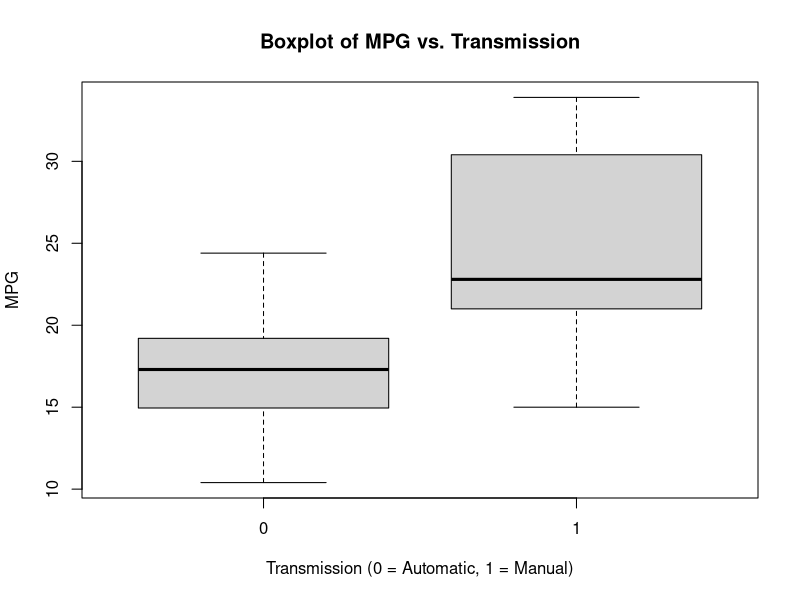
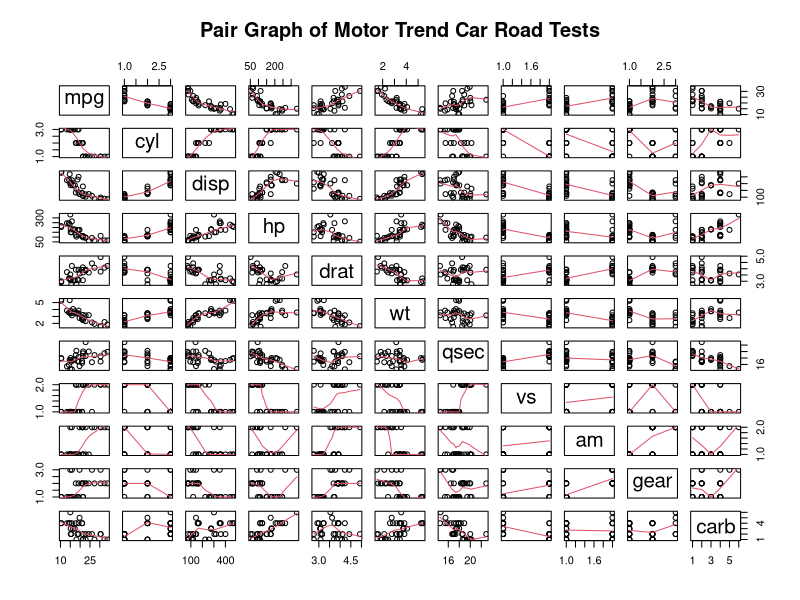
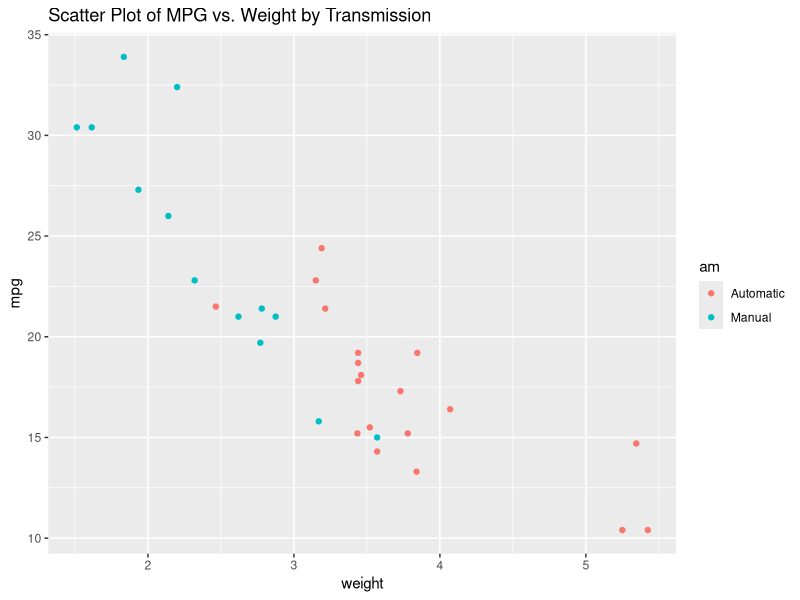
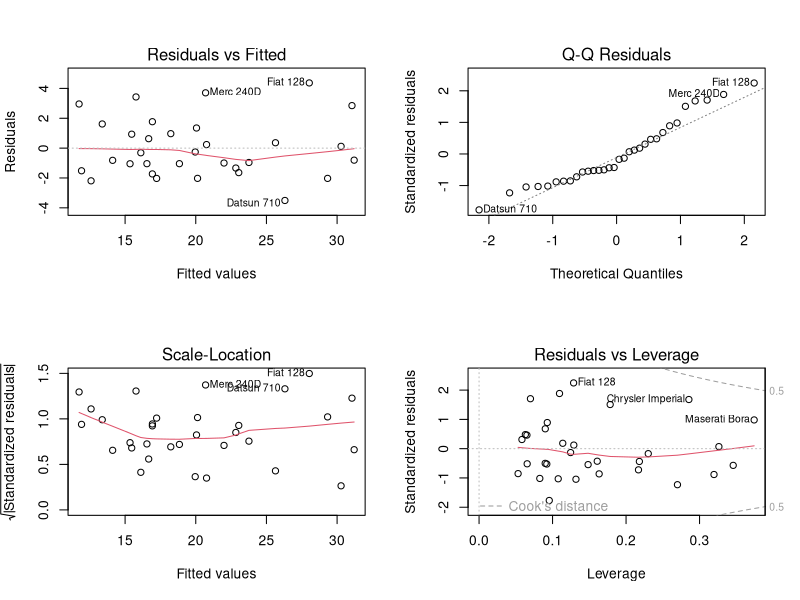

The R script that drew these images, in order:
## ---- chunk 1
library(ggplot2)
require(graphics)
data(mtcars)
mtcars[1:3, ] # Sample Data
dim(mtcars)
mtcars$cyl <- as.factor(mtcars$cyl)
mtcars$vs <- as.factor(mtcars$vs)
mtcars$am <- factor(mtcars$am)
mtcars$gear <- factor(mtcars$gear)
mtcars$carb <- factor(mtcars$carb)
attach(mtcars)
## ---- chunk 2
result <- t.test(mpg ~ am)
result$p.value
result$estimate
## ---- chunk 3
fullModel <- lm(mpg ~ ., data=mtcars)
summary(fullModel) # results hidden
## ---- chunk 4
stepModel <- step(fullModel, k=log(nrow(mtcars)))
summary(stepModel) # results hidden
## ---- chunk 5
amIntWtModel<-lm(mpg ~ wt + qsec + am + wt:am, data=mtcars)
summary(amIntWtModel) # results hidden
## ---- chunk 6
amModel<-lm(mpg ~ am, data=mtcars)
summary(amModel) # results hidden
## ---- chunk 7
anova(amModel, stepModel, fullModel, amIntWtModel) 
confint(amIntWtModel) # results hidden
## ---- chunk 8
summary(amIntWtModel)$coef
## ---- chunk 9
sum((abs(dfbetas(amIntWtModel)))>1)
## ---- chunk 10
boxplot(mpg ~ am, xlab="Transmission (0 = Automatic, 1 = Manual)", ylab="MPG",
        main="Boxplot of MPG vs. Transmission")
## ---- chunk 11
pairs(mtcars, panel=panel.smooth, main="Pair Graph of Motor Trend Car Road Tests")
## ---- chunk 12
ggplot(mtcars, aes(x=wt, y=mpg, group=am, color=am, height=3, width=3)) + geom_point() +  
scale_colour_discrete(labels=c("Automatic", "Manual")) + 
xlab("weight") + ggtitle("Scatter Plot of MPG vs. Weight by Transmission")
## ---- chunk 13
par(mfrow = c(2, 2))
plot(amIntWtModel)
